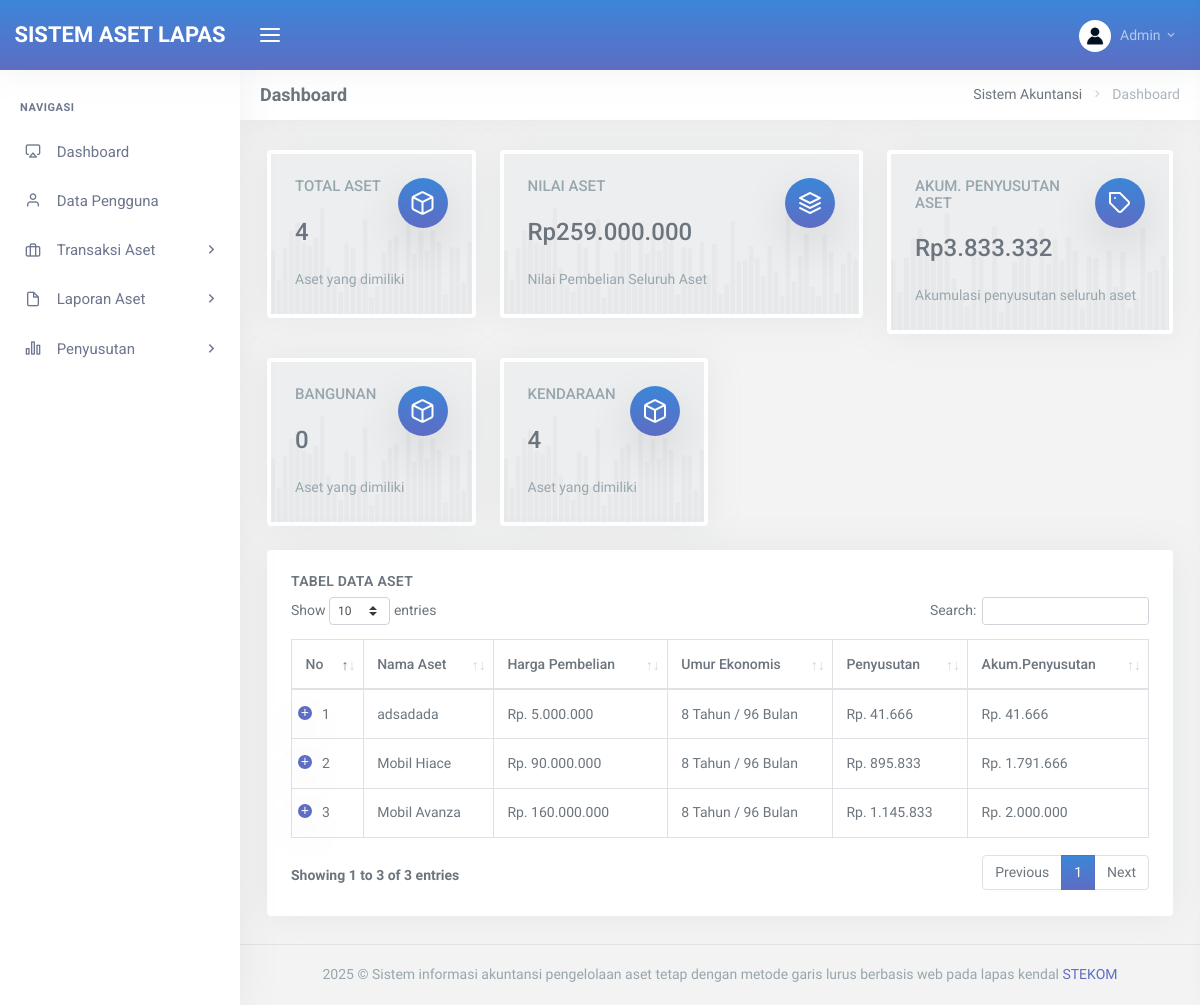
The app's page /index.php (signed in), older data.
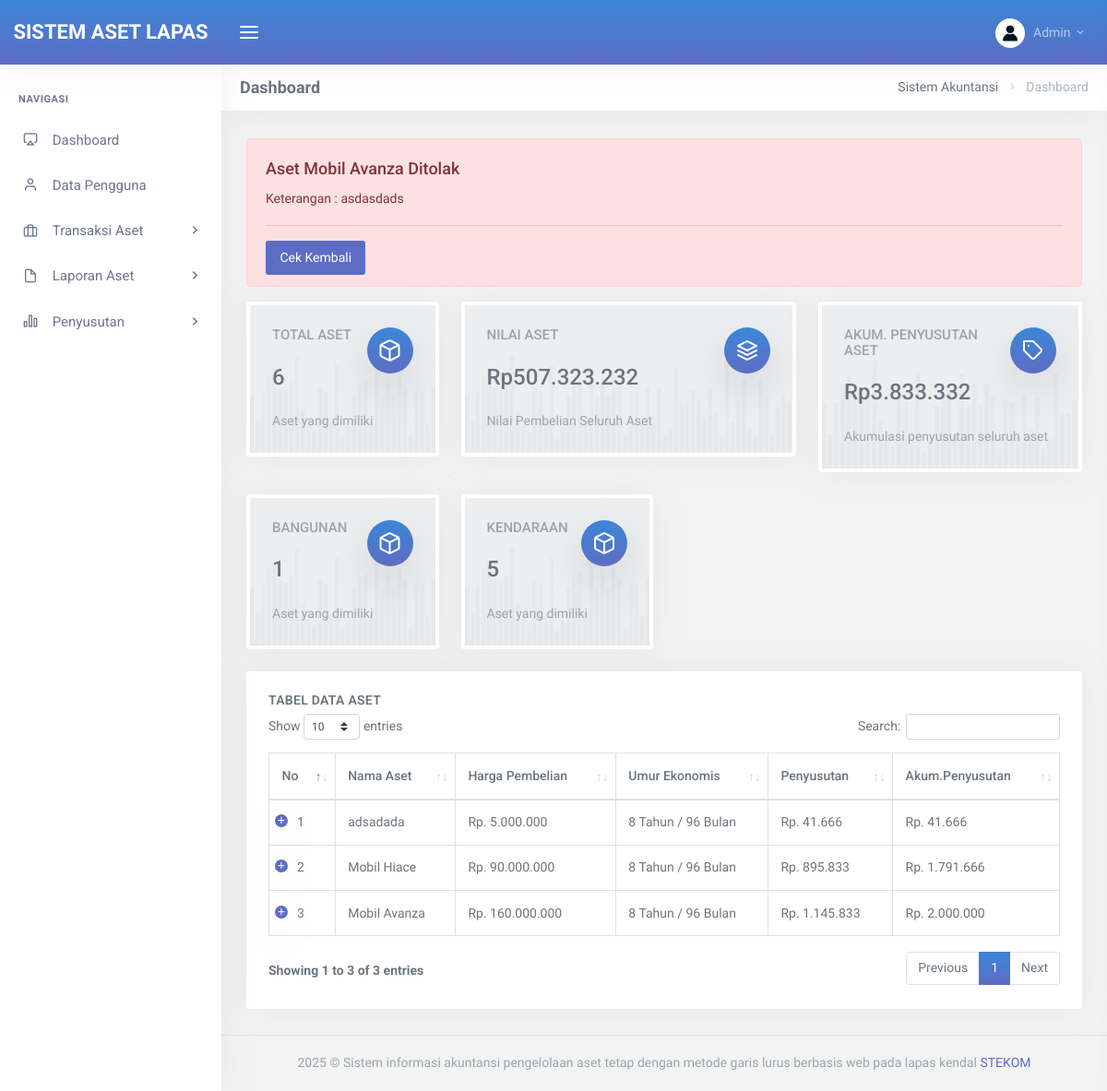
The same page, newer data.
### tables this page shows
CREATE TABLE `jenis_aset`  (
  `id_jenis` int NOT NULL AUTO_INCREMENT,
  `nama_jenis` varchar(255) NULL DEFAULT NULL,
  `deskripsi_jenis` varchar(255) NULL DEFAULT NULL,
  PRIMARY KEY (`id_jenis`) USING BTREE
);

CREATE TABLE `jadwal_penyusutan`  (
  `id_jadwal` int NOT NULL AUTO_INCREMENT,
  `id_aset` int NULL DEFAULT NULL,
  `tanggal_penyusutan` date NULL DEFAULT NULL,
  `nilai_jadwal_penyusutan` decimal(15, 2) NULL DEFAULT NULL,
  `validasi` varchar(30) NULL DEFAULT NULL,
  `sisa_umur` int NULL DEFAULT NULL,
  PRIMARY KEY (`id_jadwal`) USING BTREE,
  INDEX `id_aset`(`id_aset` ASC) USING BTREE,
  CONSTRAINT `jadwal_penyusutan_ibfk_1` FOREIGN KEY (`id_aset`) REFERENCES `aset` (`id_aset`) ON DELETE CASCADE ON UPDATE CASCADE
);

CREATE TABLE `aset`  (
  `id_aset` int NOT NULL AUTO_INCREMENT,
  `nama_aset` varchar(255) NULL DEFAULT NULL,
  `tanggal_pembelian` date NULL DEFAULT NULL,
  `umur_ekonomis` int NULL DEFAULT NULL,
  `harga_pembelian` decimal(15, 2) NULL DEFAULT NULL,
  `nilai_residu` decimal(15, 2) NULL DEFAULT NULL,
  `status` varchar(255) NULL DEFAULT NULL,
  `id_jenis` int NULL DEFAULT NULL,
  `id_kelompok` int NULL DEFAULT NULL,
  `deskripsi_aset` text NULL,
  `jumlah` int NULL DEFAULT NULL,
  `unit` varchar(10) NULL DEFAULT NULL,
  `nilai_penyusutan` decimal(15, 2) NULL DEFAULT NULL,
  `letak_aset` varchar(255) NULL DEFAULT NULL,
  `kode_aset` varchar(50) NULL DEFAULT NULL,
  `merek` varchar(50) NULL DEFAULT NULL,
  `status_kondisi` varchar(50) NULL DEFAULT NULL,
  `sumber_dana` enum('APBN','APBD','Hibah','Lainnya') NULL DEFAULT NULL,
  `klasifikasi_pengadaan` enum('Hibah','Pembangunan Sendiri','Pembelian','Kontrak') NULL DEFAULT NULL,
  `keterangan_tolak` varchar(255) NULL DEFAULT NULL,
  PRIMARY KEY (`id_aset`) USING BTREE,
  INDEX `id_jenis`(`id_jenis` ASC) USING BTREE,
  INDEX `id_kelompok`(`id_kelompok` ASC) USING BTREE,
  CONSTRAINT `aset_ibfk_1` FOREIGN KEY (`id_jenis`) REFERENCES `jenis_aset` (`id_jenis`) ON DELETE CASCADE ON UPDATE CASCADE,
  CONSTRAINT `aset_ibfk_2` FOREIGN KEY (`id_kelompok`) REFERENCES `kelompok_aset` (`id_kelompok`) ON DELETE CASCADE ON UPDATE CASCADE
);

### pages/dashboard.php (the view, shortened to what this page needs)
<div class="container-fluid">
    <div class="row">
        <div class="col-12">
            <div class="page-title-box">
                <div class="page-title-right">
                    <ol class="breadcrumb m-0">
                        <li class="breadcrumb-item"><a href="javascript: void(0);">Sistem Akuntansi</a></li>
                        <li class="breadcrumb-item active">Dashboard</li>
                    </ol>
                </div>
                <h4 class="page-title">Dashboard</h4>
            </div>
        </div>
    </div>
    <?php
    include 'config.php';
    if ($_SESSION['level'] == 'admin') {
        $sql = $conn->query("SELECT * FROM aset WHERE status = 'Ditolak'");
        $jmlAsetDitolak = $sql->num_rows;
        if ($jmlAsetDitolak > 0) { ?>
            <div class="row">
                <div class="col-12">
                    <div class="alert alert-danger">
                        <?php
                        while ($row = $sql->fetch_assoc()) {
                            ?>
                            <h4>Aset <?php echo $row['nama_aset']; ?> Ditolak </h4>
                            <p>Keterangan : <?php echo $row['keterangan_tolak']; ?></p>
                            <hr>
                            <?php
                        }
                        ?>
                        <a href="?page=aset" class="btn btn-primary">Cek Kembali</a>
                    </div>
                </div>
            </div>
            <?php
        }
    } ?>
    <div class="row">
        <div class="col-md-6 col-xl-3">
            <div class="card-box tilebox-one">
                <i class="fe-box float-right"></i>
                <h5 class="text-muted text-uppercase mb-3 mt-0">Total Aset</h5>
                <?php
                include 'config.php';
                $query = "SELECT count(id_aset) as total FROM aset";
                $result = mysqli_query($conn, $query);
                $row = mysqli_fetch_assoc($result);
                ?>
                <h3 class="mb-3" data-plugin="counterup"><?php echo $row['total']; ?></h3>
                <span class="text-muted vertical-middle">Aset yang dimiliki</span>
            </div>
        </div>
        <div class="col-md-6 col-xl-5">
            <div class="card-box tilebox-one">
                <i class="fe-layers float-right"></i>
                <h5 class="text-muted text-uppercase mb-3 mt-0">Nilai Aset</h5>
                <?php
                $query = "SELECT sum(harga_pembelian) as total_nilai FROM aset";
                $result = mysqli_query($conn, $query);
                $row = mysqli_fetch_assoc($result);
                ?>
                <h3 class="mb-3">Rp<span
                        data-plugin=""><?php echo number_format($row['total_nilai'], 0, ',', '.'); ?></span>
                </h3>
                <span class="text-muted vertical-middle">Nilai Pembelian Seluruh Aset</span>
            </div>
        </div>
        <div class="col-md-6 col-xl-4">
            <div class="card-box tilebox-one">
                <i class="fe-tag float-right"></i>
                <h5 class="text-muted text-uppercase mb-3 mt-0">Akum. Penyusutan Aset</h5>
                <?php
                $query = "SELECT sum(nilai_jadwal_penyusutan) as total_penyusutan FROM jadwal_penyusutan";
                $result = mysqli_query($conn, $query);
                $row = mysqli_fetch_assoc($result);
                ?>
                <h3 class="mb-3">Rp<span
                        data-plugin=""><?php echo number_format($row['total_penyusutan'], 0, ',', '.'); ?></span>
                </h3>
                <span class="text-muted vertical-middle">Akumulasi penyusutan seluruh aset</span>
            </div>
        </div>
    </div>
    <div class="row">
        <?php
        $sqljenisAset = mysqli_query($conn, "SELECT * FROM jenis_aset");
        while ($rowjenisAset = mysqli_fetch_array($sqljenisAset)) {
            ?>
            <div class="col-md-6 col-xl-3">
                <div class="card-box tilebox-one">
                    <i class="fe-box float-right"></i>
                    <h5 class="text-muted text-uppercase mb-3 mt-0"><?php echo $rowjenisAset['nama_jenis']; ?></h5>
                    <?php
                    include 'config.php';
                    $query = "SELECT COUNT(id_aset) as total FROM aset WHERE id_jenis='" . $rowjenisAset['id_jenis'] . "'";
                    $result = mysqli_query($conn, $query);
                    $row = mysqli_fetch_assoc($result);
                    ?>
                    <h3 class="mb-3" data-plugin="counterup"><?php echo $row['total']; ?></h3>
                    <span class="text-muted vertical-middle">Aset yang dimiliki</span>
                </div>
            </div>
            <?php
        }
        ?>
    </div>
    <div class="row">
        <div class="col-12">
            <div class="card-box table-responsive">
                <h4 class="header-title"><b>Tabel Data Aset</b></h4>
                <table id="datatable" class="table table-bordered  dt-responsive nowrap"
                    style="border-collapse: collapse; border-spacing: 0; width: 100%;">
                    <thead>
                        <tr>
                            <th>No</th>
                            <th>Nama Aset</th>
                            <th>Harga Pembelian</th>
                            <th>Umur Ekonomis</th>
                            <th>Penyusutan</th>
                            <th>Akum.Penyusutan</th>
                        </tr>
                    </thead>
                    <tbody>
                        <?php
                        include "config.php";
                        $sql = $conn->query("SELECT
                                                    SUM( jadwal_penyusutan.nilai_jadwal_penyusutan ) AS akumpenyusutan,
                                                    aset.nama_aset,
                                                    aset.harga_pembelian,
                                                    kelompok_aset.nama_kelompok,
                                                    jenis_aset.nama_jenis,
                                                    aset.jumlah,
                                                    aset.unit,
                                                    jadwal_penyusutan.sisa_umur,
                                                    aset.id_aset,
                                                    jadwal_penyusutan.id_jadwal,
                                                    aset.umur_ekonomis,
                                                    aset.nilai_penyusutan
                                                FROM
                                                    jadwal_penyusutan
                                                    INNER JOIN aset ON jadwal_penyusutan.id_aset = aset.id_aset
                                                    INNER JOIN kelompok_aset ON aset.id_kelompok = kelompok_aset.id_kelompok
                                                    INNER JOIN jenis_aset ON aset.id_jenis = jenis_aset.id_jenis
                                                GROUP BY
                                                    id_aset
                                                ORDER BY
                                                    sisa_umur DESC");
                        $no = 1;
                        while ($data = $sql->fetch_assoc()) {
                            ?>
                            <tr>
                                <td><?= $no++ ?></td>
                                <td><?= $data['nama_aset'] ?></td>
                                <td>Rp. <?= number_format($data['harga_pembelian'], 0, ',', '.') ?></td>
                                <td><?= $data['umur_ekonomis'] ?> Tahun /
                                    <?php echo $data['umur_ekonomis'] * 12 ?> Bulan
                                </td>
                                <td>Rp. <?= number_format($data['nilai_penyusutan'], 0, ',', '.') ?></td>
                                <td>Rp. <?= number_format($data['akumpenyusutan'], 0, ',', '.') ?></td>
                            </tr>
                            <?php
                        }
                        ?>
                    </tbody>
                </table>
            </div>
        </div>
    </div>
</div>

### layouts/head.php (shortened to what this page needs)
<!DOCTYPE html>
<html lang="en">
<head>
    <link href="assets/libs/datatables/dataTables.bootstrap4.css" rel="stylesheet" type="text/css" />
    <link href="assets/libs/datatables/buttons.bootstrap4.css" rel="stylesheet" type="text/css" />
    <link href="assets/libs/datatables/responsive.bootstrap4.css" rel="stylesheet" type="text/css" />
    <link href="assets/css/bootstrap.min.css" rel="stylesheet" type="text/css" />
    <link href="assets/css/icons.min.css" rel="stylesheet" type="text/css" />
    <link href="assets/css/app.min.css" rel="stylesheet" type="text/css" />
    <link rel="stylesheet" href="assets/libs/alertify/css/alertify.min.css" />
    <link rel="stylesheet" href="assets/libs/alertify/css/themes/default.min.css" />
</head>

### index.php (shortened to what this page needs)
<?php
include "layouts/head.php";
?>
<body>
    <div id="wrapper">
        <?php include "layouts/topbar.php"; ?>
        <?php include "layouts/sidebar.php"; ?>
        <div class="content-page">
            <div class="content">
                <?php include "layouts/content.php"; ?>
            </div>
            <?php include "layouts/footer.php"; ?>
        </div>
    </div>
</body>
</html>

### layouts/topbar.php (shortened to what this page needs)
<div class="navbar-custom">
    <ul class="list-unstyled topnav-menu float-right mb-0">
        <li class="dropdown notification-list">
            <a class="nav-link dropdown-toggle nav-user mr-0 waves-effect waves-light" data-toggle="dropdown" href="#"
                role="button" aria-haspopup="false" aria-expanded="false">
                <img src="assets/images/users/avatar-1.jpg" alt="user-image" class="rounded-circle">
                <span class="ml-1"><?php echo $_SESSION['nama_pengguna']; ?> <i class="mdi mdi-chevron-down"></i>
                </span>
            </a>
        </li>
    </ul>
    <div class="logo-box">
        <a href="index.php" class="logo text-center">
            <span class="logo-lg">
                <span class="logo-lg-text-light">Sistem Aset Lapas</span>
            </span>
        </a>
    </div>
    <ul class="list-unstyled topnav-menu topnav-menu-left m-0">
        <li>
            <button class="button-menu-mobile waves-effect waves-light">
                <i class="fe-menu"></i>
            </button>
        </li>
    </ul>
</div>

### layouts/sidebar.php (shortened to what this page needs)
<div class="left-side-menu">
    <div class="slimscroll-menu">
        <div id="sidebar-menu">
            <ul class="metismenu" id="side-menu">
                <li class="menu-title">Navigasi</li>
                <?php
                if ($_SESSION['level'] == 'admin' or $_SESSION['level'] == 'Kepala Lapas' or $_SESSION['level'] == 'Kasubag TU') {
                    ?>
                    <li>
                        <a href="?page=dashboard">
                            <i class="fe-airplay"></i>
                            <span> Dashboard </span>
                        </a>
                    </li>
                    <?php
                }
                ?>
                <?php
                if ($_SESSION['level'] == 'admin') {
                    ?>
                    <li>
                        <a href="?page=pengguna">
                            <i class="fe-user"></i>
                            <span> Data Pengguna </span>
                        </a>
                    </li>
                    <?php
                }
                ?>
                <li>
                    <a href="javascript: void(0);">
                        <i class="fe-briefcase"></i>
                        <span>Transaksi Aset </span>
                        <span class="menu-arrow"></span>
                    </a>
                </li>
                <li>
                    <a href="javascript: void(0);">
                        <i class="fe-file"></i>
                        <span> Laporan Aset </span>
                        <span class="menu-arrow"></span>
                    </a>
                </li>
                <li>
                    <a href="javascript: void(0);">
                        <i class="fe-bar-chart-2"></i>
                        <span> Penyusutan </span>
                        <span class="menu-arrow"></span>
                    </a>
                </li>
            </ul>
        </div>
    </div>
</div>

### layouts/content.php (shortened to what this page needs)
<?php
switch ($_GET['page'] ?? '') {
    case '':
        include "pages/dashboard.php";
        break;
}

### layouts/footer.php
<footer class="footer">
    <div class="container-fluid">
        <div class="row">
            <div class="col-md-12">
                2025 &copy; Sistem informasi akuntansi pengelolaan aset tetap dengan metode garis lurus berbasis web
                pada lapas kendal <a href="">STEKOM</a>
            </div>
        </div>
    </div>
</footer>

Row changes from the older to the newer data that the page shows:
added aset: nama_aset "Mobil Avanza", keterangan_tolak "asdasdads"
computed for jenis_aset "BANGUNAN": total "0" → "1"
computed for jenis_aset "KENDARAAN": total "4" → "5"
Text that changed along with them:
$row['total']: "4" → "6"
$row['total_nilai']: "259.000.000" → "507.323.232"
text now shown: "Cek Kembali"
